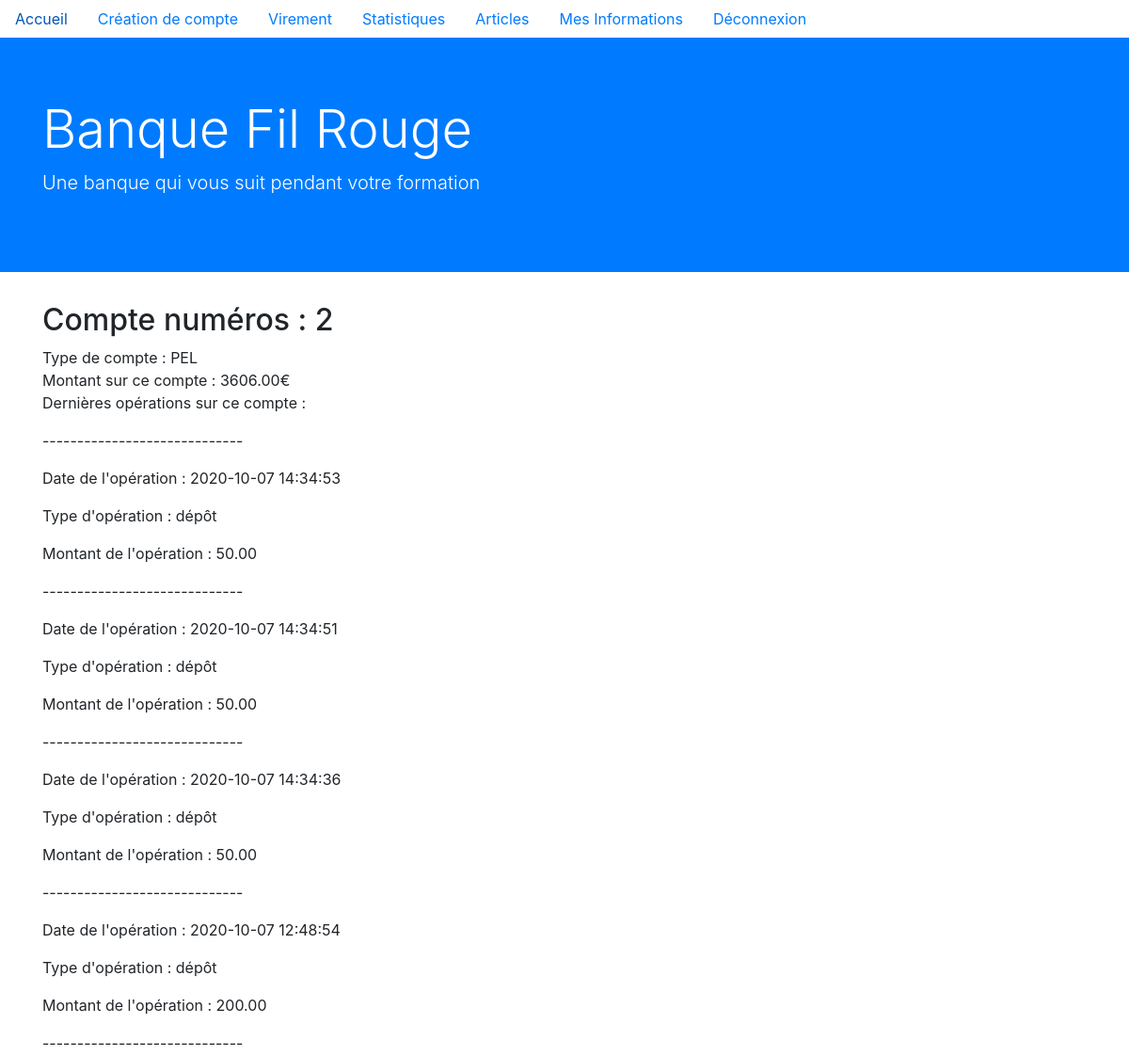
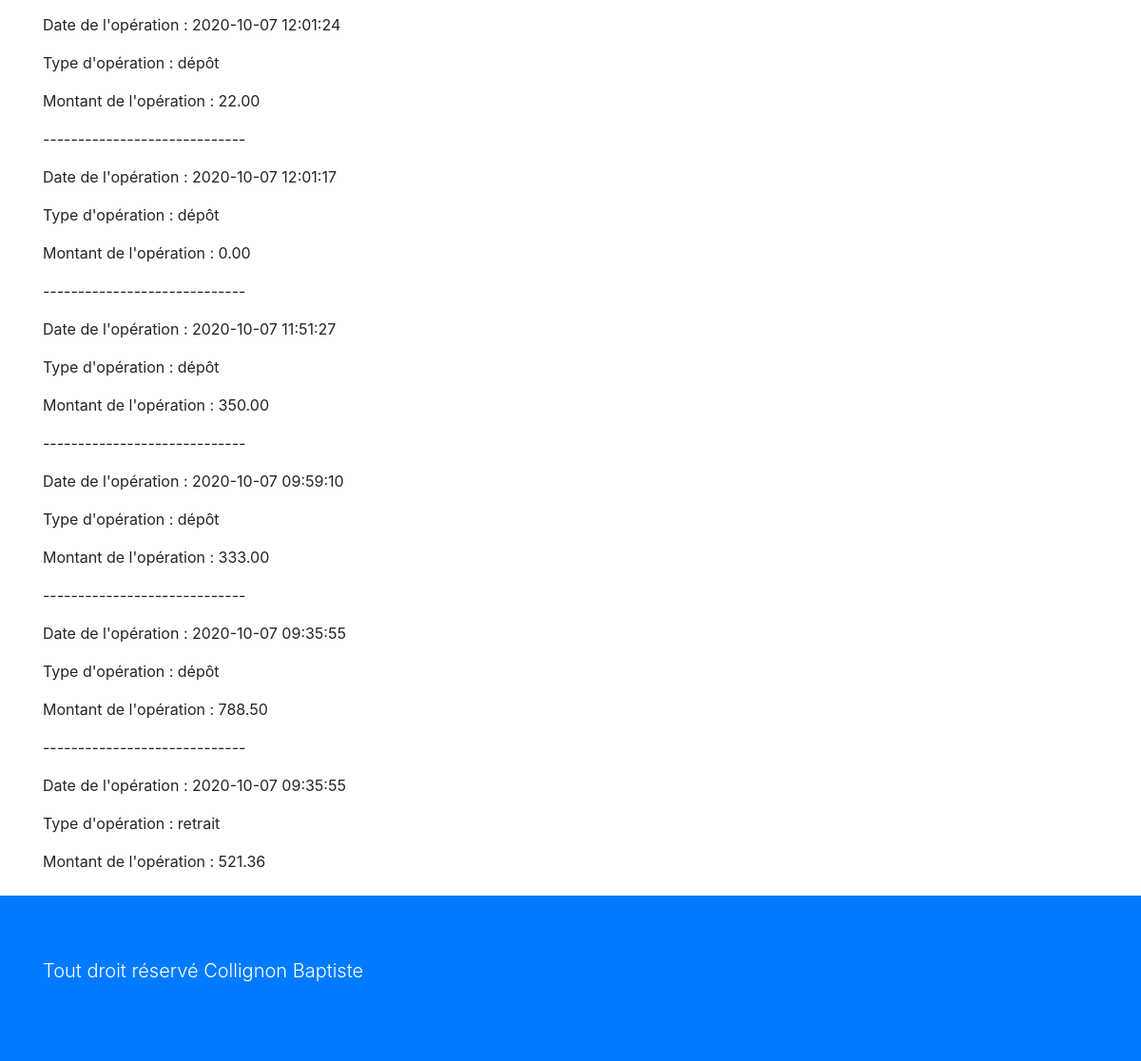
Page /account.php?id=2&type=PEL&amount=3606.00 (signed in) on the committed database (2 pictures, top to bottom).
### tables this page shows
CREATE TABLE `transferts` (
  `id` int(10) UNSIGNED NOT NULL,
  `type` varchar(8) NOT NULL,
  `amount` double(7,2) NOT NULL,
  `account_id` int(10) UNSIGNED NOT NULL,
  `date_transfert` timestamp NOT NULL DEFAULT current_timestamp() ON UPDATE current_timestamp()
);

### account.php (the view, shortened to what this page needs)
<?php
include "template/nav.php";
include "template/header.php";
try{
  $db = new PDO('mysql:host=localhost;dbname=banque_php','root');
}catch(PDOException $e){
  print"Erreur !: " . $e->getMessage() . "</br>";
  die();
}
$query = $db->prepare(
  "SELECT t.type, t.amount, t.date_transfert FROM `transferts` as t
  INNER JOIN accounts as a ON a.id = t.account_id
  INNER JOIN account_types as a_t ON a_t.id = a.account_type_id
  WHERE a.id = :userId
  ORDER BY date_transfert DESC;"
);
$query->execute([
  "userId" => $_GET["id"]
]);
$data = $query->fetchAll(PDO::FETCH_ASSOC);
?>
<main class="container">
  <div>
    <h2>Compte numéros : <?php echo $_GET["id"] ?></h2>
    <div>Type de compte : <?php echo $_GET["type"] ?></div>
    <div>Montant sur ce compte : <?php echo $_GET["amount"]?>€</div>
    <div>
      <p>Dernières opérations sur ce compte : </br></p>
      <?php foreach($data as $key => $value):?>
        <p>-----------------------------</p>
      <p>Date de l'opération : <?php echo $value["date_transfert"]; ?></p>
      <p>Type d'opération : <?php echo $value["type"] ?> </p>
      <p>Montant de l'opération : <?php echo $value["amount"] ?> </p>
      <?php endforeach ?>
    </div>
  </div>
<?php
include "template/footer.php";
?>

### template/nav.php (shortened to what this page needs)
<!doctype html>
<html class="no-js" lang="">
<head>
  <link rel="stylesheet" href="css/normalize.css">
  <link rel="stylesheet" href="css/main.css">
  <link rel="stylesheet" href="https://stackpath.bootstrapcdn.com/bootstrap/4.5.2/css/bootstrap.min.css">
</head>
<body>
  <nav class="nav">
    <a class="nav-link active" href="index.php">Accueil</a>
    <a class="nav-link" href="accountCrea.php">Création de compte</a>
    <a class="nav-link" href="transfert.php">Virement</a>
    <a class="nav-link" href="stats.php">Statistiques</a>
    <a class="nav-link" href="articles.php">Articles</a>
    <?php
      if(!empty($_SESSION) && isset($_SESSION["user"])): ?>
        <a class="nav-link" href="myInformation.php">Mes Informations</a>
        <a class="nav-link" href="connection.php" >Déconnexion</a>
      <?php else: ?>
        <a class="nav-link" href="connection.php">Connexion</a>
      <?php endif ?>
  </nav>

### template/header.php
<head>
    <div class="jumbotron jumbotron-fluid bg-primary">
      <div class="container">
        <h1 class="display-4 text-white">Banque Fil Rouge</h1>
        <p class="lead text-white">Une banque qui vous suit pendant votre formation</p>
      </div>
    </div>
  </head>

### template/footer.php (shortened to what this page needs)
</main>
  <footer class="mt-4 mb-0">
    <div class="jumbotron jumbotron-fluid mb-0 bg-primary">
      <div class="container">
        <p class="lead text-white">Tout droit réservé Collignon Baptiste</p>
      </div>
    </div>
  </footer>
</body>
</html>

### css/main.css (style rules this page uses)
html { color: #222; font-size: 1em; line-height: 1.4; }

### rows in the picture
transferts: date_transfert "2020-10-07 14:34:53", type "dépôt", amount "50.00"
transferts: date_transfert "2020-10-07 14:34:51", type "dépôt", amount "50.00"
transferts: date_transfert "2020-10-07 14:34:36", type "dépôt", amount "50.00"
transferts: date_transfert "2020-10-07 12:48:54", type "dépôt", amount "200.00"
transferts: date_transfert "2020-10-07 12:01:24", type "dépôt", amount "22.00"
transferts: date_transfert "2020-10-07 12:01:17", type "dépôt", amount "0.00"
transferts: date_transfert "2020-10-07 11:51:27", type "dépôt", amount "350.00"
transferts: date_transfert "2020-10-07 09:59:10", type "dépôt", amount "333.00"
transferts: date_transfert "2020-10-07 09:35:55", type "dépôt", amount "788.50"
transferts: date_transfert "2020-10-07 09:35:55", type "retrait", amount "521.36"

### other values in the picture
$_GET["id"] "2"
$_GET["type"] "PEL"
$_GET["amount"] "3606.00"
